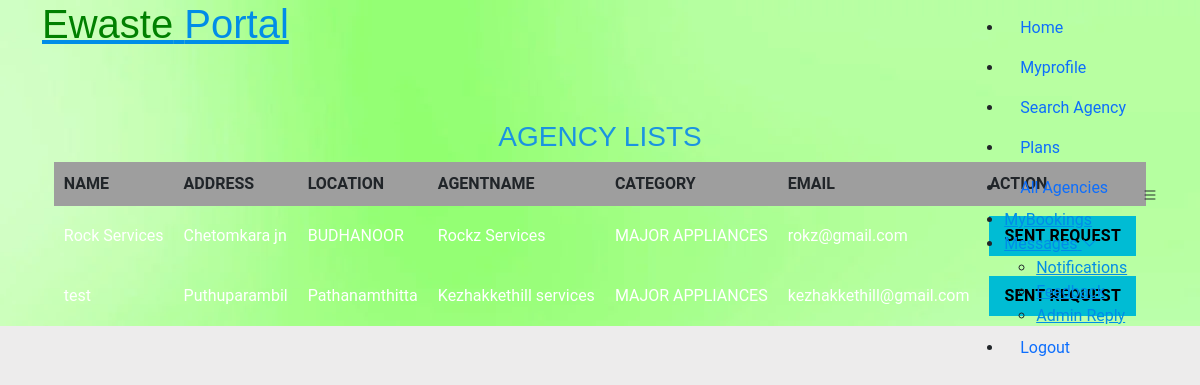
The app's page /user/viewallagency.php with its own data.
### tables this page shows
CREATE TABLE `agentreg` (
  `id` int(11) NOT NULL,
  `name` varchar(50) NOT NULL,
  `address` varchar(50) NOT NULL,
  `phoneno` varchar(50) NOT NULL,
  `location` varchar(50) NOT NULL,
  `agenname` varchar(50) NOT NULL,
  `license` varchar(50) NOT NULL,
  `catname` varchar(50) NOT NULL,
  `gad` varchar(100) NOT NULL,
  `email` varchar(50) NOT NULL,
  `username` varchar(50) NOT NULL,
  `password` varchar(50) NOT NULL,
  `status` enum('pending','Active','Activated','Inactive','Inactivated') NOT NULL DEFAULT 'pending'
);

### user/viewallagency.php (the view, shortened to what this page needs)
<!DOCTYPE html>
<html lang="en">
<head>
  <link href="assets/vendor/animate.css/animate.min.css" rel="stylesheet">
  <link href="assets/vendor/bootstrap/css/bootstrap.min.css" rel="stylesheet">
  <link href="assets/vendor/bootstrap-icons/bootstrap-icons.css" rel="stylesheet">
  <link href="assets/vendor/boxicons/css/boxicons.min.css" rel="stylesheet">
  <link href="assets/vendor/glightbox/css/glightbox.min.css" rel="stylesheet">
  <link href="assets/vendor/swiper/swiper-bundle.min.css" rel="stylesheet">
  <link href="assets/css/style.css" rel="stylesheet">
</head>
<body>
  <header id="header" class="fixed-top d-flex align-items-center">
    <div class="container d-flex justify-content-between">
      <div class="logo">
        <h1><a href="index.html"><span style="color:green">Ewaste</span> Portal</a></h1>
      </div>
      <nav id="navbar" class="navbar">
        <ul>
          <li><a class="nav-link scrollto active" href="Userhome.php">Home</a></li>
          <li><a class="nav-link scrollto" href="userprofile.php">Myprofile</a></li>
          <li><a class="nav-link scrollto" href="Searchagency.php">Search Agency</a></li>
          <li><a class="nav-link scrollto" href="viewplans.php">Plans</a></li>
          <li><a class="nav-link scrollto" href="viewallagency.php">All Agencies</a></li>
          <li><a href="mybookings.php">MyBookings</a></li>
          <li class="dropdown"><a href="#"><span>Messages</span> <i class="bi bi-chevron-down"></i></a>
            <ul>
              <li><a href="notif.php">Notifications</a></li>
              <li><a href="fandr.php">Feedback</a></li>
              <li><a href="adreply.php">Admin Reply</a></li>
            </ul>
          </li>
          <li><a class="nav-link scrollto" href="logout.php">Logout</a></li>
        </ul>
        <i class="bi bi-list mobile-nav-toggle"></i>
      </nav>
    </div>
  </header>
<section id="hero">
    <div class="hero-container">
      <div id="heroCarousel" class="carousel slide carousel-fade" data-bs-ride="carousel" data-bs-interval="5000">
        <div class="carousel-inner" role="listbox">
          <div class="carousel-item active" style="background-image: url(assets/img/hero-carousel/ss.webp)">
            <div class="carousel-container">
    <br><br><br><br><br>
              <center>
  <div style="margin-left: 320px;">
<div class="w3l-table-info" style="margin-left: -320px; overflow-x: auto;">
      <h2>AGENCY LISTS</h2>
                                          <table id="table">
            <thead>
              <tr>
              <th>NAME</th>
              <th>ADDRESS</th>
              <th>LOCATION</th>
                                                        <th>AGENTNAME</th>
                                                        <th>CATEGORY</th>
                                                        <th>EMAIL</th>
                                                        <th>ACTION</th>
              </tr>
            </thead>
            <tbody>
              <?php
                                                  $qr="select  * from agentreg  order by id asc";
                                                  $qrr=  mysqli_query($con,$qr);
                                                   $num=mysqli_num_rows($qrr);
                                                  if($num>0)
                                                  {
                                                  while($r=mysqli_fetch_array($qrr))
                                                  {
                                                  ?>
<tr>
  <td style="color:white"><?php echo $r['name'];?></td>
     <td  style="color:white"><?php echo $r['address'];?></td>
     <td  style="color:white"><?php echo $r['location'];?></td>
     <td  style="color:white"><?php echo $r['agenname'];?></td>
        <td  style="color:white"><?php echo $r['catname'];?></td>
        <td  style="color:white"><?php echo $r['email'];?></td>
                         <td> <a class="btn btn-primary" href="bookagency.php?id=<?php echo $r["id"];?>" style="color:black">SENT REQUEST</a></td>
                       </tr>
                     </tbody>
           <?php
                                                   }
                                                   }else
                                                   {
                                                    ?>
                                                <td style="color:white" colspan="8" align="center" >##NO DATA AVAILABLE##</td>
                                                  <?php
                                                  }
                                                ?>
            </table>
    </div>
</div>
</center>
</div>
</div>
</div>
          </div>
        </div>
       </section>
<br><br><br><br>

### user/viewallagency.php (style rules this page uses)
table th { background:#9e9e9e; color:#212529; padding: 10px 10px; text-transform: uppercase; }
table th, table td { padding: 10px 12px; text-align: left; padding: 10px 10px; }

### records on screen
agentreg: name "Rock Services", address "Chetomkara jn", location "BUDHANOOR", agenname "Rockz Services", catname "MAJOR APPLIANCES", email "rokz@gmail.com"
agentreg: name "test", address "Puthuparambil", location "Pathanamthitta", agenname "Kezhakkethill services", catname "MAJOR APPLIANCES", email "kezhakkethill@gmail.com"
